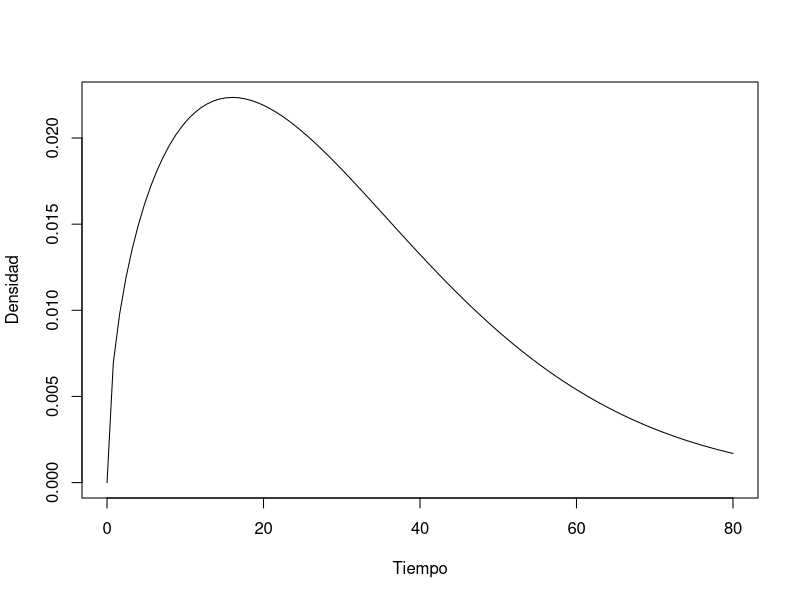
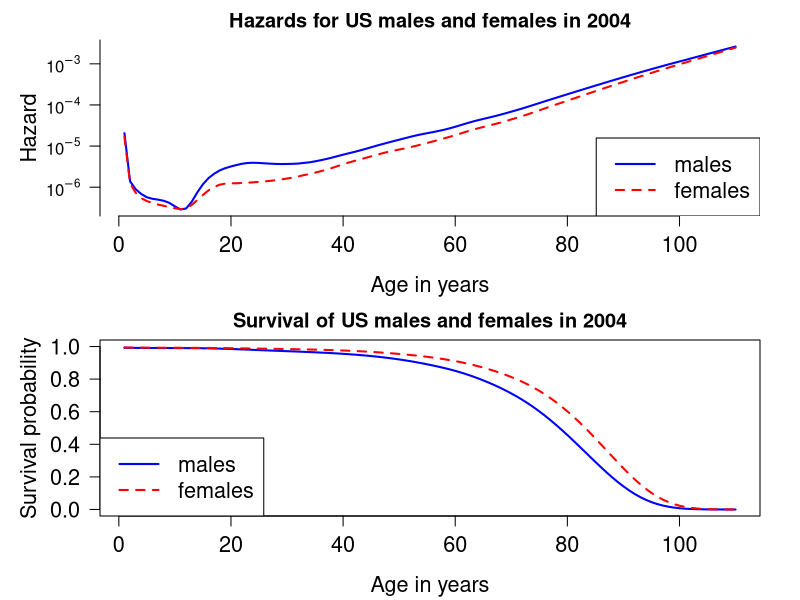
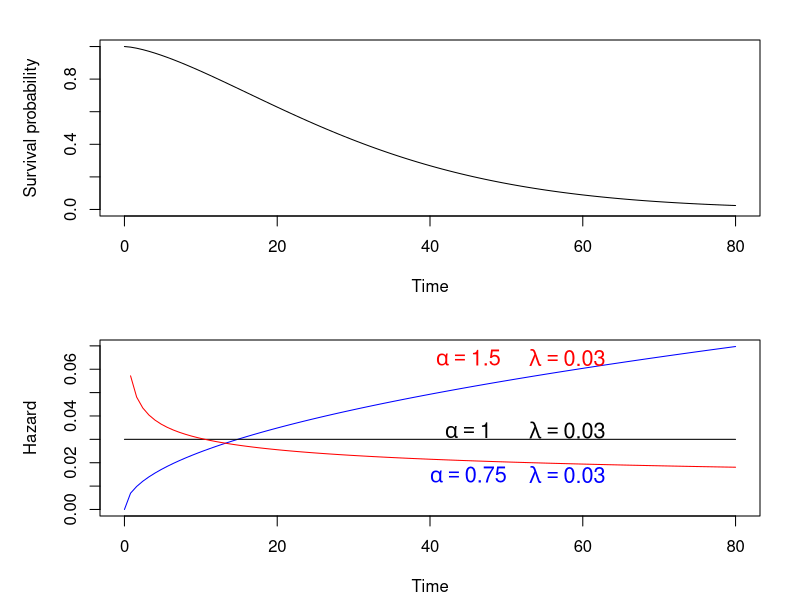

These figures' R source, in order:
## ---- chunk 1
curve(dweibull(x, shape=1.5, scale=1/0.03), from=0, to=80,
      ylab="Densidad", xlab="Tiempo")
## ---- chunk 2
library(survival)
tabla=as.table(survexp.us[,,"2004"])

knitr::kable(tabla, booktabs = TRUE, digits = 5,format.args = list(scientific = FALSE),
             format = "simple",
             caption="Tasas de riesgo (hazard rates) de hombres y mujeres por edad para el año 2004")
## ---- chunk 3
#| echo: false
tm <- c(0, # birth
        1:110) # subsequent years
hazMale <- survexp.us[,"male","2004"] # 2004 males
hazFemale <- survexp.us[,"female","2004"] # 2004 females
tm.diff <- diff(tm)
survMale <- exp(-cumsum(hazMale*tm.diff)*365.24)
survFemale <- exp(-cumsum(hazFemale*tm.diff)*365.24)

# Figure 2.1.2 log hazard and survival for US males and females in 2004
par(mfrow=c(2,1),    # two rows and one column of plots
    mar=c(4.2,5,2,2))  # set margins for the lower, left, top, and righ of each plot

logHazMale <- log(hazMale)
logHazFemale <- log(hazFemale)    

plot(logHazMale ~ tm[-1], type="l",
     xlab="Age in years",           # x axis label
     ylab="Hazard",col="blue",      # y azis label
     lwd=2,                         # double line width
     las=1,                         # make y axis labels perpendicular to axis
     axes=F, cex.lab=1.3, cex.axis=1.3)     # make blue line solid
lines(logHazFemale ~ tm[-1],type="l", 
      col="red",lwd=2, lty=2)   # add a red dashed line to the plot

yyLabs <- c(1e-07, 1e-06, 1e-05, 1e-04, 1e-03, 1e-02)
yyLabsLog <- log(yyLabs)
axis(2, at=yyLabsLog, labels=c(expression(10^-7), expression(10^-6), 
  expression(10^-5), expression(10^-4), expression(10^-3), expression(10^-2)), las=1)  
axis(1, cex.axis=1.3)   
legend("bottomright", legend=c("males","females"),
       lty=c(1,2), col=c("blue","red"), lwd=2, cex=1.3)
title("Hazards for US males and females in 2004")


tm.diff <- diff(tm)         # same length as "tm"
survMale <- exp(-cumsum(hazMale*tm.diff)*365.24)         # survival probs for males
survFemale <- exp(-cumsum(hazFemale*tm.diff)*365.24)     # survival probs for females
#windows(width=7,height=5)
plot(survMale ~ tm[-1],type="l",          # lower case "L" indicates line plot
     xlab="Age in years",             # x axis label
     ylab="Survival probability",     # y azis label
     col="blue",                      # line color
     lwd=2,                           # double line width
     las=1,                           # make y axis labels perpendicular to axis
     ylim=c(0,1), cex.lab=1.3, cex.axis=1.3)       # y axis limit ranges from 0 to 1

lines(survFemale ~ tm[-1], col="red", lwd=2, lty=2)    # add a red dashed line to the plot
legend("bottomleft", legend=c("males","females"),
       lty=c(1,2), col=c("blue","red"), lwd=2, cex=1.3)
title("Survival of US males and females in 2004")


## ---- chunk 4
library(survival)
tm <- c(0, # birth
        1:110) # subsequent years
hazMale <- survexp.us[,"male","2004"]
tm.diff <- diff(tm)
survMale <- exp(-cumsum(hazMale * tm.diff) * 365.24)

## ---- chunk 5
# Estimación numérica en R
sum(survMale * tm.diff)  # área bajo la curva de supervivencia
## ---- chunk 6
library(survival)
tt <- c(7,6,6,5,2,4)
status <- c(0,1,0,0,1,1)
fit <- survfit(Surv(tt, status) ~ 1)
summary(fit)$table["median"]
## ---- chunk 7
lambda <- 0.1
media_exp <- 1 / lambda
mediana_exp <- log(2) / lambda
media_exp; mediana_exp
## ---- chunk 8
alpha <- 1.5; lambda <- 0.03
media_weibull <- (1/lambda) * gamma(1 + 1/alpha)
mediana_weibull <- (log(2)^(1/alpha))/lambda
media_weibull; mediana_weibull
## ---- chunk 9
tt.weib <- rweibull(1000, shape=1.5, scale=1/0.03)
mean(tt.weib); median(tt.weib)
## ---- chunk 10
weibSurv <- function(t, shape, scale) pweibull(t, shape=shape,
scale=scale, lower.tail=F)
curve(weibSurv(x, shape=1.5, scale=1/0.03), from=0, to=80,
ylim=c(0,1), ylab='Survival probability', xlab='Time')
## ---- chunk 11
#| fig-cap: "Weibull hazard functions"
#| echo: false
weibHaz <- {function(x, shape, scale) dweibull(x, shape=shape,
     scale=scale)/pweibull(x, shape=shape, scale=scale, lower.tail=F)}
curve(weibHaz(x, shape=1.5, scale=1/0.03), from=0, to=80, 
     ylab='Hazard', xlab='Time', col="blue")
curve(weibHaz(x, shape=1.0, scale=1/0.03), from=0, to=80, 
     ylab='Hazard', xlab='Time', add=T, col="black")
curve(weibHaz(x, shape=0.75, scale=1/0.03), from=0, to=80, 
     ylab='Hazard', xlab='Time', add=T, col="red")
text(45, 0.065, expression(alpha == 1.50), col="red", cex=1.3)
text(58, 0.065, expression(lambda==0.03), col="red", cex=1.3)
text(45, 0.015, expression(alpha == 0.75), col="blue", cex=1.3)
text(58, 0.015, expression(lambda==0.03), col="blue", cex=1.3)
text(45, 0.034, expression(alpha == 1.00), col="black", cex=1.3)
text(58, 0.034, expression(lambda==0.03), col="black", cex=1.3)
## ---- chunk 12
tt <- c(7,6,6,5,2,4)
status <- c(0,1,0,0,1,1)
library(survival)
survfit(Surv(tt, status) ~ 1)
